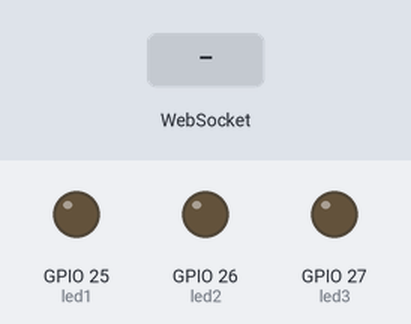
Bench run of a sketch on a simulated ESP32. Parts: output pins drawn as LEDs (lit = HIGH). The inputs (shaded band) are chosen by the test bench. WiFi joins after 1.5 s; servers stay silent unless stated; not simulated (calls return 0 or success): secrets.h; what the sketch prints to the serial monitor is not drawn.

Above: at 2.7 s.
2.8 s: WebSocket text "1" received
At 3.2 s:
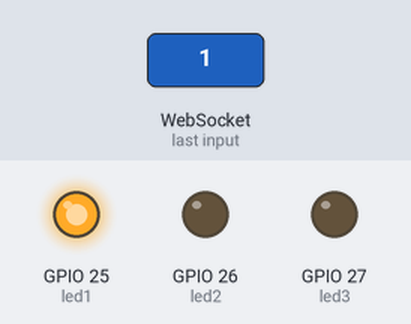
4.3 s: WebSocket text "2" received
At 5.5 s:
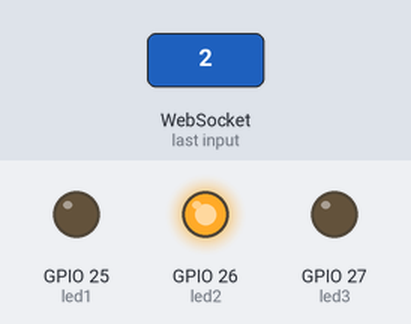
5.8 s: WebSocket text "3" received
At 6.7 s:
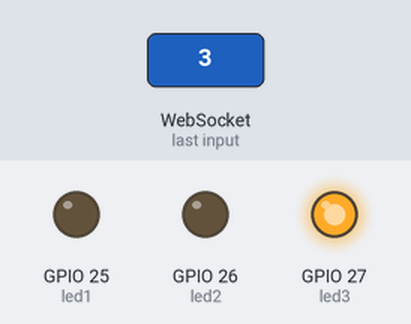
Timing chart, 0 to 8.8 s (numbered marks = the images above; inputs shaded):
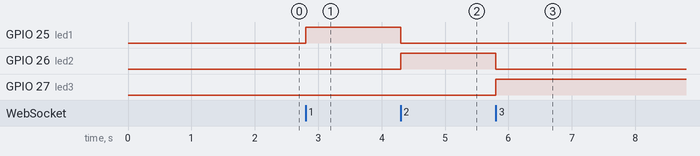

Measured:
- after the input at 2.8 s, GPIO 25 (led1): LOW → HIGH at once
- after the input at 4.3 s, GPIO 25 (led1): HIGH → LOW at once; GPIO 26 (led2): LOW → HIGH at once
- after the input at 5.8 s, GPIO 26 (led2): HIGH → LOW at once; GPIO 27 (led3): LOW → HIGH at once

The sketch:

esp.ino
```cpp
#include <WiFi.h>
#include <WebSocketsClient.h>

#include "secrets.h"

const char* serverIP = "192.168.15.8";
const int serverPort = 3000;

const int led1 = 25;
const int led2 = 26;
const int led3 = 27;

WebSocketsClient webSocket;

void apagarLeds() {
    digitalWrite(led1, LOW);
    digitalWrite(led2, LOW);
    digitalWrite(led3, LOW);
}

void acenderLed(int numero) {
    apagarLeds();

    switch (numero) {
        case 1:
            digitalWrite(led1, HIGH);
            break;
        case 2:
            digitalWrite(led2, HIGH);
            break;
        case 3:
            digitalWrite(led3, HIGH);
            break;
    }
}

void webSocketEvent(WStype_t type, uint8_t* payload, size_t length) {
    switch (type) {
        case WStype_DISCONNECTED:
            Serial.println("Desconectado do servidor!");
            apagarLeds();
            break;

        case WStype_CONNECTED:
            Serial.println("Conectado ao servidor!");
            break;

        case WStype_TEXT:
            if (length == 1 && payload[0] >= '1' && payload[0] <= '3') {
                int estacao = payload[0] - '0';
                Serial.print("Próxima estação: ");
                Serial.println(estacao);
                acenderLed(estacao);
            } else {
                Serial.println("Mensagem invalida.");
            }
            break;

        default:
            break;
    }
}

void setup() {
    Serial.begin(115200);

    pinMode(led1, OUTPUT);
    pinMode(led2, OUTPUT);
    pinMode(led3, OUTPUT);
    apagarLeds();

    WiFi.begin(ssid, password);
    Serial.print("Conectando ao Wi-Fi");

    while (WiFi.status() != WL_CONNECTED) {
        delay(500);
        Serial.print(".");
    }

    Serial.println("\nWi-Fi conectado!");

    Serial.print("IP do ESP32: ");
    Serial.println(WiFi.localIP());

    Serial.println("\nConectando ao servidor WebSocket...");

    webSocket.begin(serverIP, serverPort, "/");
    webSocket.onEvent(webSocketEvent);
    webSocket.setReconnectInterval(5000);
}

void loop() {
    webSocket.loop();
}
```
